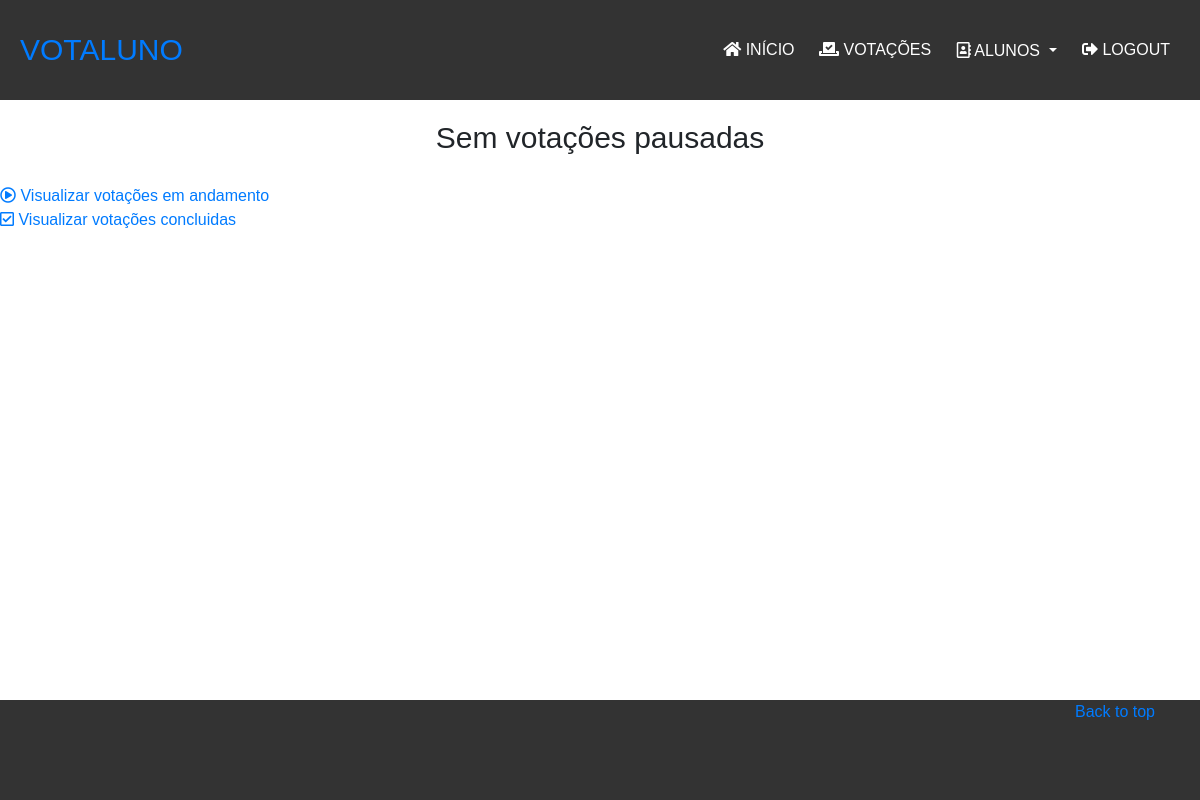
Before: /pausadas/ (signed in) with the older database file.
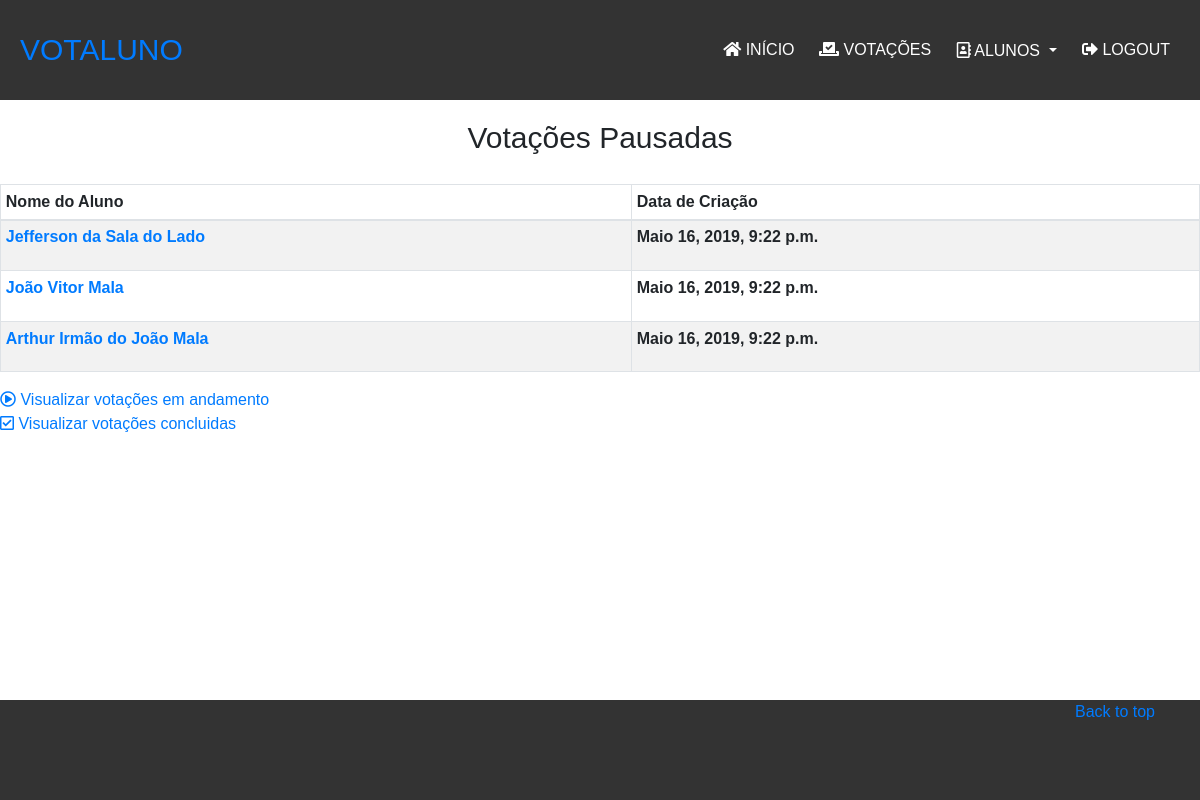
After: the same page with the newer database file.
### votacoes/models.py (models this page shows, shortened)
class Votacao(models.Model):
    aluno = models.ForeignKey(Aluno,on_delete=models.CASCADE)
    created_date = models.DateTimeField(default=now, editable=False)
    emAndamento = 1
    pausada = 2
    finalizada = 3
    escolhas =(
        (1,'Em Andamento'),
        (2,'Pausada'),
        (3,'Finalizada')
    )
    estado = models.IntegerField(choices=escolhas, default=2)
    class Meta:
        verbose_name_plural = 'votações'

class Aluno(models.Model):
    imagemAluno = models.ImageField(upload_to='images/')
    nomeAluno = models.CharField(
        max_length=255,
        null=False,
        blank=False
    )
    cpfAluno = models.CharField(
        max_length=14,
        null=False,
        blank=False
    )
    turmaAluno = models.ForeignKey("Turma",on_delete=models.CASCADE)

### votacoes/views.py (the view)
# urls.py: path('pausadas/',views.pausadas,name='pausadas'),
@login_required
def pausadas(request):
    context = {}
    votacoesPausadas = Votacao.objects.filter(estado=2)
    context['votacoesPausadas'] = votacoesPausadas
    return render(request,'votacoes/pausadas.html',context)

### votacoes/templates/votacoes/pausadas.html
{% extends 'baseSite.html' %}
{% block content %}
{% if votacoesPausadas %}
    <h2>Votações Pausadas</h2>
    <ul>
        <table id="dtVerticalScrollExample" class="table table-responsive-sm table-striped table-bordered table-sm" cellspacing="0"
        width="90%">
            <thead>
                <th>Nome do Aluno</th>
                <th> Data de Criação</th>
            </thead>
            <tbody>
                {% for Votacao in votacoesPausadas %}
                    <tr>
                        <th>
                            <li><a href="{% url 'exibirAluno' Votacao.aluno.cpfAluno %}">{{ Votacao.aluno.nomeAluno }}</a></li>
                        </th>
                        <th>
                            <p>{{ Votacao.created_date }}</p>
                        </th>
                    </tr>
                {% endfor %}
            </tbody>
        </table>
    </ul>
    <a href="{% url 'emAndamento' %}"><i class="far fa-play-circle"></i> Visualizar votações em andamento</a><br>
    <a href="{% url 'concluidas' %}"><i class="far fa-check-square"></i> Visualizar votações concluidas</a>
{% else %}
    <h2>Sem votações pausadas</h2>
    <a href="{% url 'emAndamento' %}"><i class="far fa-play-circle"></i> Visualizar votações em andamento</a><br>
    <a href="{% url 'concluidas' %}"><i class="far fa-check-square"></i> Visualizar votações concluidas</a>
{% endif %}
{% endblock %}

Changed rows visible on the page:
added Votacao: aluno.nomeAluno "Jefferson da Sala do Lado", created_date "Maio 16, 2019, 9:22 p.m."
added Votacao: aluno.nomeAluno "João Vitor Mala", created_date "Maio 16, 2019, 9:22 p.m."
added Votacao: aluno.nomeAluno "Arthur Irmão do João Mala", created_date "Maio 16, 2019, 9:22 p.m."
Other visible differences:
text no longer shown: "Sem votações pausadas"
text now shown: "Votações Pausadas Nome do Aluno Data de Criação"
